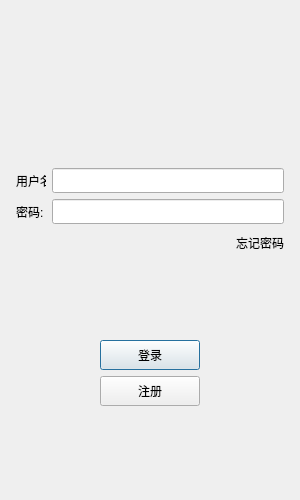
<?xml version="1.0" encoding="UTF-8"?>
<ui version="4.0">
 <class>LoginDialog</class>
 <widget class="QDialog" name="LoginDialog">
  <property name="geometry">
   <rect>
    <x>0</x>
    <y>0</y>
    <width>300</width>
    <height>500</height>
   </rect>
  </property>
  <property name="minimumSize">
   <size>
    <width>300</width>
    <height>500</height>
   </size>
  </property>
  <property name="maximumSize">
   <size>
    <width>300</width>
    <height>500</height>
   </size>
  </property>
  <property name="windowTitle">
   <string>LoginDialog</string>
  </property>
  <layout class="QVBoxLayout" name="verticalLayout_2">
   <item>
    <layout class="QVBoxLayout" name="verticalLayout">
     <property name="leftMargin">
      <number>5</number>
     </property>
     <property name="topMargin">
      <number>5</number>
     </property>
     <property name="rightMargin">
      <number>5</number>
     </property>
     <property name="bottomMargin">
      <number>5</number>
     </property>
     <item>
      <widget class="QWidget" name="widget" native="true">
       <layout class="QGridLayout" name="gridLayout">
        <item row="0" column="0">
         <widget class="QLabel" name="label">
          <property name="minimumSize">
           <size>
            <width>100</width>
            <height>50</height>
           </size>
          </property>
          <property name="text">
           <string/>
          </property>
          <property name="pixmap">
           <pixmap resource="rc.qrc">:/res/ice.png</pixmap>
          </property>
          <property name="alignment">
           <set>Qt::AlignmentFlag::AlignCenter</set>
          </property>
         </widget>
        </item>
       </layout>
      </widget>
     </item>
     <item>
      <spacer name="verticalSpacer_3">
       <property name="orientation">
        <enum>Qt::Orientation::Vertical</enum>
       </property>
       <property name="sizeHint" stdset="0">
        <size>
         <width>20</width>
         <height>40</height>
        </size>
       </property>
      </spacer>
     </item>
     <item>
      <layout class="QHBoxLayout" name="horizontalLayout">
       <property name="leftMargin">
        <number>0</number>
       </property>
       <property name="topMargin">
        <number>0</number>
       </property>
       <property name="rightMargin">
        <number>0</number>
       </property>
       <property name="bottomMargin">
        <number>0</number>
       </property>
       <item>
        <widget class="QLabel" name="user_label">
         <property name="minimumSize">
          <size>
           <width>30</width>
           <height>25</height>
          </size>
         </property>
         <property name="maximumSize">
          <size>
           <width>30</width>
           <height>25</height>
          </size>
         </property>
         <property name="text">
          <string>用户名:</string>
         </property>
        </widget>
       </item>
       <item>
        <widget class="QLineEdit" name="user_edit">
         <property name="minimumSize">
          <size>
           <width>0</width>
           <height>25</height>
          </size>
         </property>
         <property name="maximumSize">
          <size>
           <width>240</width>
           <height>25</height>
          </size>
         </property>
        </widget>
       </item>
      </layout>
     </item>
     <item>
      <layout class="QHBoxLayout" name="horizontalLayout_2">
       <item>
        <widget class="QLabel" name="pass_label">
         <property name="minimumSize">
          <size>
           <width>30</width>
           <height>25</height>
          </size>
         </property>
         <property name="maximumSize">
          <size>
           <width>30</width>
           <height>25</height>
          </size>
         </property>
         <property name="text">
          <string>密码:</string>
         </property>
        </widget>
       </item>
       <item>
        <widget class="QLineEdit" name="pass_edit">
         <property name="minimumSize">
          <size>
           <width>0</width>
           <height>25</height>
          </size>
         </property>
         <property name="maximumSize">
          <size>
           <width>240</width>
           <height>25</height>
          </size>
         </property>
        </widget>
       </item>
      </layout>
     </item>
     <item>
      <layout class="QHBoxLayout" name="horizontalLayout_3">
       <item>
        <spacer name="horizontalSpacer">
         <property name="orientation">
          <enum>Qt::Orientation::Horizontal</enum>
         </property>
         <property name="sizeHint" stdset="0">
          <size>
           <width>40</width>
           <height>20</height>
          </size>
         </property>
        </spacer>
       </item>
       <item>
        <widget class="ClickedLabel" name="forget_label">
         <property name="minimumSize">
          <size>
           <width>0</width>
           <height>25</height>
          </size>
         </property>
         <property name="maximumSize">
          <size>
           <width>16777215</width>
           <height>25</height>
          </size>
         </property>
         <property name="text">
          <string>忘记密码</string>
         </property>
        </widget>
       </item>
      </layout>
     </item>
     <item>
      <spacer name="verticalSpacer">
       <property name="orientation">
        <enum>Qt::Orientation::Vertical</enum>
       </property>
       <property name="sizeHint" stdset="0">
        <size>
         <width>20</width>
         <height>40</height>
        </size>
       </property>
      </spacer>
     </item>
     <item>
      <layout class="QHBoxLayout" name="horizontalLayout_4">
       <item>
        <spacer name="horizontalSpacer_2">
         <property name="orientation">
          <enum>Qt::Orientation::Horizontal</enum>
         </property>
         <property name="sizeHint" stdset="0">
          <size>
           <width>40</width>
           <height>20</height>
          </size>
         </property>
        </spacer>
       </item>
       <item>
        <widget class="QPushButton" name="login_btn">
         <property name="minimumSize">
          <size>
           <width>100</width>
           <height>30</height>
          </size>
         </property>
         <property name="maximumSize">
          <size>
           <width>100</width>
           <height>30</height>
          </size>
         </property>
         <property name="text">
          <string>登录</string>
         </property>
        </widget>
       </item>
       <item>
        <spacer name="horizontalSpacer_3">
         <property name="orientation">
          <enum>Qt::Orientation::Horizontal</enum>
         </property>
         <property name="sizeHint" stdset="0">
          <size>
           <width>40</width>
           <height>20</height>
          </size>
         </property>
        </spacer>
       </item>
      </layout>
     </item>
     <item>
      <layout class="QHBoxLayout" name="horizontalLayout_5">
       <item>
        <spacer name="horizontalSpacer_5">
         <property name="orientation">
          <enum>Qt::Orientation::Horizontal</enum>
         </property>
         <property name="sizeHint" stdset="0">
          <size>
           <width>40</width>
           <height>20</height>
          </size>
         </property>
        </spacer>
       </item>
       <item>
        <widget class="QPushButton" name="reg_btn">
         <property name="minimumSize">
          <size>
           <width>100</width>
           <height>30</height>
          </size>
         </property>
         <property name="maximumSize">
          <size>
           <width>100</width>
           <height>30</height>
          </size>
         </property>
         <property name="text">
          <string>注册</string>
         </property>
        </widget>
       </item>
       <item>
        <spacer name="horizontalSpacer_4">
         <property name="orientation">
          <enum>Qt::Orientation::Horizontal</enum>
         </property>
         <property name="sizeHint" stdset="0">
          <size>
           <width>40</width>
           <height>20</height>
          </size>
         </property>
        </spacer>
       </item>
      </layout>
     </item>
     <item>
      <spacer name="verticalSpacer_2">
       <property name="orientation">
        <enum>Qt::Orientation::Vertical</enum>
       </property>
       <property name="sizeHint" stdset="0">
        <size>
         <width>20</width>
         <height>40</height>
        </size>
       </property>
      </spacer>
     </item>
    </layout>
   </item>
  </layout>
 </widget>
 <customwidgets>
  <customwidget>
   <class>ClickedLabel</class>
   <extends>QLabel</extends>
   <header location="global">clickedlabel.h</header>
  </customwidget>
 </customwidgets>
 <resources>
  <include location="rc.qrc"/>
 </resources>
 <connections/>
</ui>
